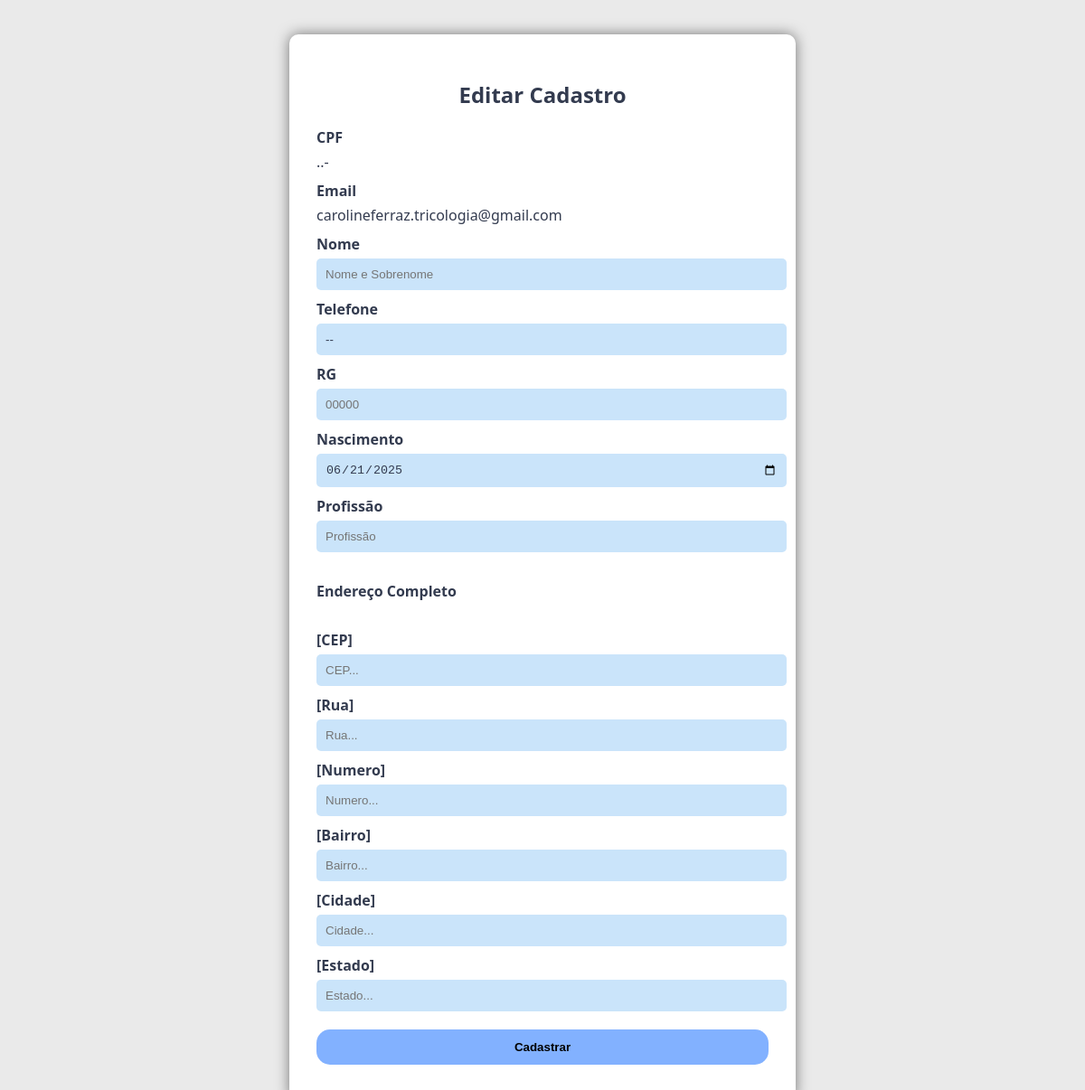
Page /painel/profile.php (signed in) on the earlier database version.
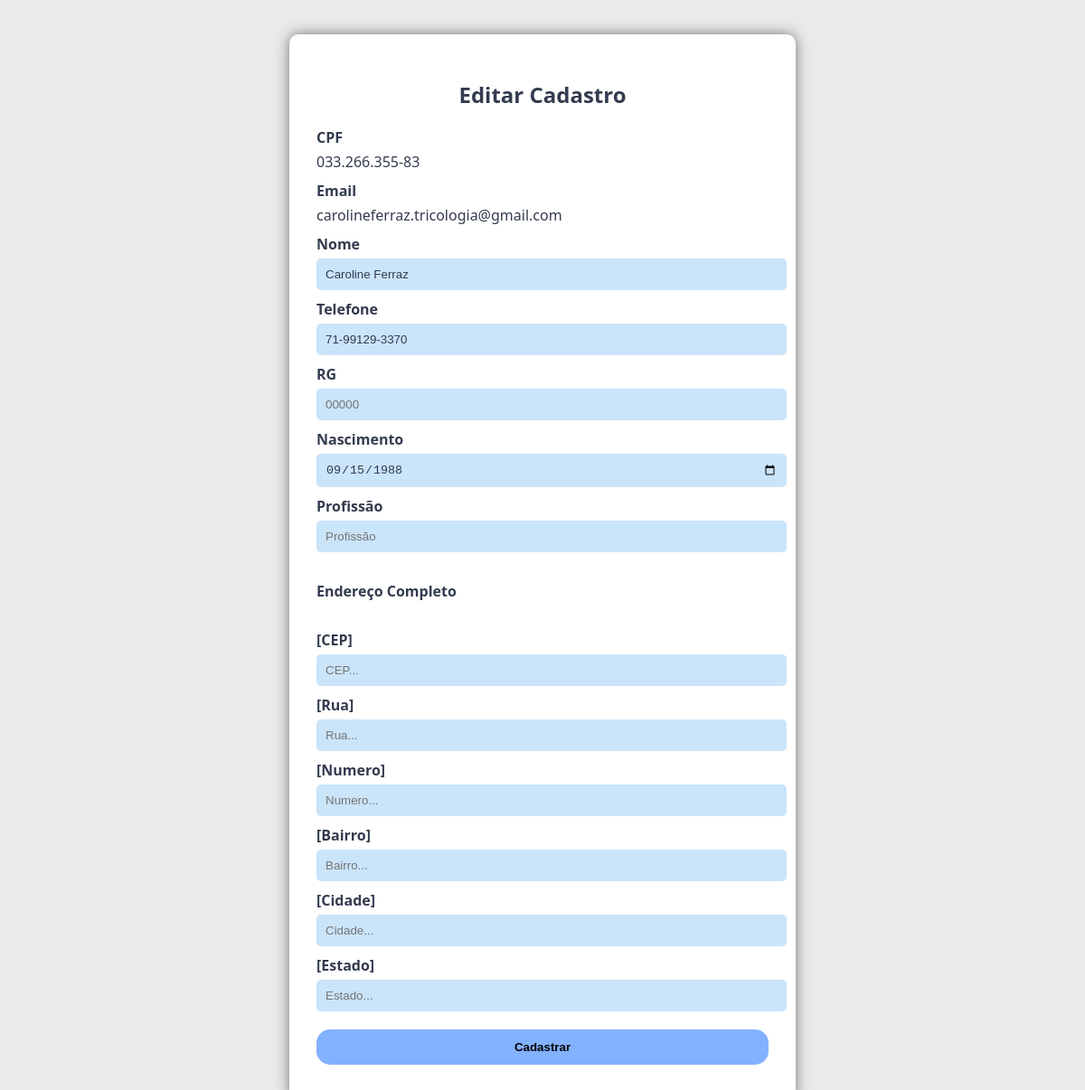
Same page on the later database version.
### tables this page shows
CREATE TABLE `configuracoes` (
  `id` int(11) NOT NULL,
  `token_emp` varchar(50) DEFAULT NULL,
  `config_empresa` varchar(30) DEFAULT NULL,
  `config_email` varchar(35) DEFAULT NULL,
  `config_telefone` varchar(18) DEFAULT NULL,
  `config_cnpj` varchar(18) DEFAULT NULL,
  `config_limitedia` int(5) DEFAULT NULL,
  `config_limitepax` int(5) DEFAULT NULL,
  `config_endereco` mediumtext DEFAULT NULL,
  `config_msg_confirmacao` mediumtext DEFAULT NULL,
  `config_msg_cancelamento` mediumtext DEFAULT NULL,
  `config_msg_finalizar` mediumtext DEFAULT NULL,
  `config_msg_lembrete` mediumtext DEFAULT NULL,
  `config_msg_aniversario` mediumtext DEFAULT NULL,
  `atendimento_hora_comeco` time(6) DEFAULT NULL,
  `atendimento_hora_fim` time(6) DEFAULT NULL,
  `atendimento_hora_intervalo` int(3) DEFAULT NULL,
  `atendimento_dia_max` date DEFAULT NULL,
  `config_dia_segunda` int(1) DEFAULT NULL,
  `config_dia_terca` int(1) DEFAULT NULL,
  `config_dia_quarta` int(1) DEFAULT NULL,
  `config_dia_quinta` int(1) DEFAULT NULL,
  `config_dia_sexta` int(1) DEFAULT NULL,
  `config_dia_sabado` int(1) DEFAULT NULL,
  `config_dia_domingo` int(1) DEFAULT NULL,
  `envio_whatsapp` varchar(15) DEFAULT NULL,
  `envio_email` varchar(15) DEFAULT NULL,
  `is_segunda` int(1) NOT NULL DEFAULT 0,
  `is_terca` int(1) NOT NULL DEFAULT 0,
  `is_quarta` int(1) NOT NULL DEFAULT 0,
  `is_quinta` int(1) NOT NULL DEFAULT 0,
  `is_sexta` int(1) NOT NULL DEFAULT 0,
  `is_sabado` int(1) NOT NULL DEFAULT 0,
  `is_domingo` int(1) NOT NULL DEFAULT 0,
  `lembrete_auto_time` time NOT NULL DEFAULT '09:00:00'
);

### painel/verifica_login.php (called while the page is built, shortened)
<?php
$css_path = "css/style_colorido.css";

### config/database.php (called while the page is built, shortened)
<?php
$local_configuracao = 'Casa';
$config_host = 'localhost';
if($local_configuracao == 'Casa'){
$config_db = 'app_carolineferraz';
$config_user = 'root';
$config_password = '';
}else{
$config_db = 'u826189016_tricologia';
$config_user = 'u826189016_tricologia';
$config_password = 'Much@ch0';
}
$chave = 'Accor@123';
$metodo = 'AES-256-CBC';
$iv = '8246508246508246';
$hoje = date('Y-m-d');
$config_dsn = "mysql:host=$config_host;dbname=$config_db";
try {
    $conexao = new PDO($config_dsn, $config_user, $config_password);
    $conexao->setAttribute(PDO::ATTR_ERRMODE, PDO::ERRMODE_EXCEPTION);
} catch (PDOException $e) {
    echo $e->getMessage();
}
foreach ($conexao->query("SELECT * FROM configuracoes WHERE id = '-2'") as $row) {
    $config_empresa = $row['config_empresa'];
    $config_email = $row['config_email'];
    $config_telefone = $row['config_telefone'];
    $config_cnpj = $row['config_cnpj'];
    $config_endereco = $row['config_endereco'];
}
?>

### painel/profile.php (the view, shortened to what the changed rows need)
<?php
require('../config/database.php');
require('verifica_login.php');
$email = $_SESSION['email'];
$query = $conexao->prepare("SELECT * FROM painel_users WHERE CONCAT(';', token_emp, ';') LIKE :token_emp AND email = :email");
$query->execute(array('token_emp' => '%;'.$_SESSION['token_emp'].';%', 'email' => $email));
$painel_users_array = [];
    while($select = $query->fetch(PDO::FETCH_ASSOC)){
        $dados_painel_users = $select['dados_painel_users'];
        $id = $select['id'];
    $dados = base64_decode($dados_painel_users);
    $dados_decifrados = openssl_decrypt($dados, $metodo, $chave, 0, $iv);
    $dados_array = explode(';', $dados_decifrados);
    $painel_users_array[] = [
        'id' => $id,
        'email' => $select['email'],
        'token' => $select['token'],
        'nome' => $dados_array[0],
        'rg' => $dados_array[1],
        'cpf' => $dados_array[2],
        'telefone' => $dados_array[3],
        'profissao' => $dados_array[4],
        'nascimento' => $dados_array[5],
        'cep' => $dados_array[6],
        'rua' => $dados_array[7],
        'numero' => $dados_array[8],
        'cidade' => $dados_array[9],
        'bairro' => $dados_array[10],
        'estado' => $dados_array[11]
    ];
}
foreach ($painel_users_array as $select){
        $doc_nome = $select['nome'];
        $cpf = $select['cpf'];
        $telefone = $select['telefone'];
        $data_nascimento = $select['nascimento'];
        $doc_rg = $select['rg'];
        $profissao = $select['profissao'];
        $cep = $select['cep'];
        $rua = $select['rua'];
        $numero = $select['numero'];
        $cidade = $select['cidade'];
        $bairro = $select['bairro'];
        $estado = $select['estado'];
    }
$parte1 = substr($cpf, 0, 3);
$parte2 = substr($cpf, 3, 3);
$parte3 = substr($cpf, 6, 3);
$parte4 = substr($cpf, 9);
$doc_cpf = "$parte1.$parte2.$parte3-$parte4";
$ddd = substr($telefone, 0, 2);
$prefixo = substr($telefone, 2, 5);
$sufixo = substr($telefone, 7);
$telefone = "$ddd-$prefixo-$sufixo";
$min_nasc = date('Y-m-d', strtotime("-110 years",strtotime($hoje)));
$max_nasc = date('Y-m-d', strtotime("-18 years",strtotime($hoje)));
if($data_nascimento == ''){
    $data_nascimento = $hoje;
}
$error_reserva = isset($_SESSION['error_reserva']) ? $_SESSION['error_reserva'] : null;
$id_job = isset($conn_msqli) ? mysqli_real_escape_string($conn_msqli, $_GET['id_job'] ?? 'Profile') : 'Profile';
?>
<!DOCTYPE html>
<html lang="pt-br">
<head>
    <link rel="stylesheet" href="<?php echo $css_path ?>">
</head>
<body>
    <?php if($id_job == 'Senha'){ ?>
    <form class="form" action="acao.php" method="POST" onsubmit="exibirPopup()">
        <div class="card">
            <div class="card-top">
                <h2>Alterar Senha</h2>
            </div>
            <?php if ($error_reserva): ?>
            <div class="card-top">
                <h3><?php echo $error_reserva; ?></h3>
            </div>
            <?php endif; ?>
            <div class="card-group">
                <label>CPF</label><?php echo $doc_cpf ?>
                <input type="hidden" name="doc_cpf" value="<?php echo $cpf ?>">
            </div>
            <div class="card-group">
                <label>Email</label><?php echo $email ?>
                <input type="hidden" name="doc_email" minlength="10" value="<?php echo $email ?>">
            </div>
            <div class="card-group">
                <label>Senha Antiga</label>
                <input type="password" name="senha_antes" minlength="5" maxlength="30" required>
            </div>
            <div class="card-group">
                <label>Senha Nova</label>
                <input type="password" name="senha_nova" minlength="5" maxlength="30" required>
            </div>
            <div class="card-group">
                <label>Confirmar Senha Nova</label>
                <input type="password" name="senha_nova_conf" minlength="5" maxlength="30" required>
            </div>
            <div class="card-group">
                <input type="hidden" name="id_job" value="cadastro_editar_senha">
                <input type="hidden" name="feitopor" value="Paciente">
            </div>
            <div class="card-group btn">
                <button type="submit">Cadastrar</button>
            </div>
        </div>
    </form>
    <?php }else if($id_job == 'Profile'){ ?>
    <form class="form" action="acao.php" method="POST" onsubmit="exibirPopup()">
    <div class="card">
        <div class="card-top">
            <h2>Editar Cadastro</h2>
        </div>
        <div class="card-group">
            <label>CPF</label><?php echo $doc_cpf ?>
        </div>
        <div class="card-group">
            <label>Email</label><?php echo $email ?>
        </div>
        <div class="card-group">
            <label>Nome</label>
            <input type="text" name="doc_nome" minlength="5" maxlength="30" value="<?php echo $doc_nome ?>" placeholder="Nome e Sobrenome" required>
        </div>
        <div class="card-group">
            <label>Telefone</label>
            <input type="text" name="doc_telefone" minlength="11" maxlength="18" value="<?php echo $telefone ?>" placeholder="00-00000-0000" OnKeyPress="formatar('##-#####-####', this)" required>
        </div>
        <div class="card-group">
            <label>RG</label>
            <input type="text" name="doc_rg" maxlength="18" value="<?php echo $doc_rg ?>" placeholder="00000" required>
        </div>
        <div class="card-group">
            <label>Nascimento</label>
            <input type="date" name="nascimento" min="<?php echo $min_nasc ?>" max="<?php echo $max_nasc ?>" value="<?php echo $data_nascimento ?>" required>
        </div>
        <div class="card-group">
            <label>Profissão</label>
            <input type="text" name="profissao" maxlength="25" value="<?php echo $profissao ?>" placeholder="Profissão" required>
        </div>
        <br>
        <div class="card-group">
        <label><b>Endereço Completo</b></label>
        </div>
        <br>
        <div class="card-group">
        <label for="endereco_cep">[<b>CEP</b>]</label>
        <input type="text" id="endereco_cep" name="endereco_cep" value="<?php echo $cep ?>" placeholder="CEP..." required><br>
        </div><div class="card-group">
        <label for="endereco_rua">[<b>Rua</b>]</label>
        <input type="text" id="endereco_rua" maxlength="50" value="<?php echo $rua ?>" name="endereco_rua" placeholder="Rua..." required><br>
        </div><div class="card-group">
        <label for="endereco_n">[<b>Numero</b>]</label>
        <input type="text" id="endereco_n" maxlength="50" value="<?php echo $numero ?>" name="endereco_n" placeholder="Numero..." required><br>
        </div><div class="card-group">
        <label for="endereco_bairro">[<b>Bairro</b>]</label>
        <input type="text" id="endereco_bairro" maxlength="50" value="<?php echo $bairro ?>" name="endereco_bairro" placeholder="Bairro..." required><br>
        </div><div class="card-group">
        <label for="endereco_cidade">[<b>Cidade</b>]</label>
        <input type="text" id="endereco_cidade" maxlength="50" value="<?php echo $cidade ?>" name="endereco_cidade" placeholder="Cidade..." required><br>
        </div><div class="card-group">
        <label for="endereco_uf">[<b>Estado</b>]</label>
        <input type="text" id="endereco_uf" maxlength="50" value="<?php echo $estado ?>" name="endereco_uf" placeholder="Estado..." required><br>
        </div>
        <div class="card-group btn">
            <button type="submit">Cadastrar</button>
        </div>
    </div>
    </form>
    <?php } ?>
</body>
</html>

Differences in the rows shown:
now on this page (row edited): configuracoes: doc_nome "Caroline Ferraz", doc_telefone "71-99129-3370"
Other differences:
$doc_cpf: "..-" → "033.266.355-83"
form field nascimento: "06/21/2025" → "09/15/1988"
form field doc_telefone: "--" → (not shown)
